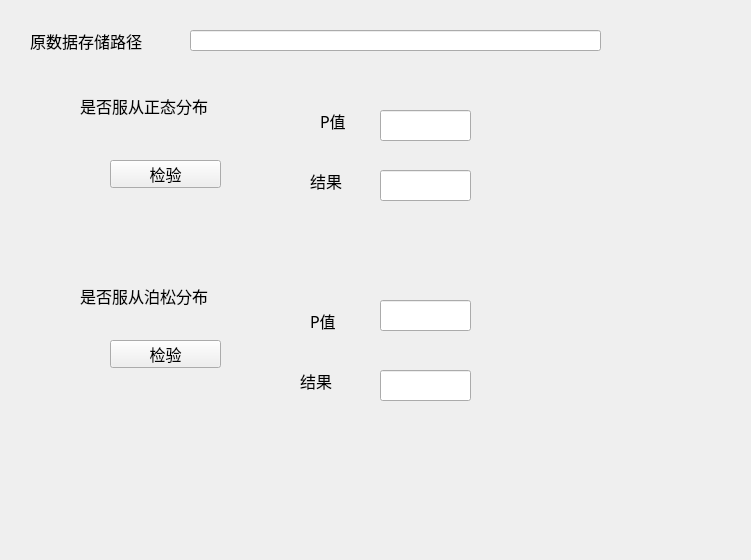
<?xml version="1.0" encoding="UTF-8"?>
<ui version="4.0">
 <class>FenbuhanshuNihe_Form</class>
 <widget class="QWidget" name="FenbuhanshuNihe_Form">
  <property name="geometry">
   <rect>
    <x>0</x>
    <y>0</y>
    <width>751</width>
    <height>560</height>
   </rect>
  </property>
  <property name="windowTitle">
   <string>分布函数拟合</string>
  </property>
  <widget class="QLabel" name="label">
   <property name="geometry">
    <rect>
     <x>30</x>
     <y>30</y>
     <width>141</width>
     <height>21</height>
    </rect>
   </property>
   <property name="font">
    <font>
     <family>Agency FB</family>
     <pointsize>12</pointsize>
    </font>
   </property>
   <property name="text">
    <string>原数据存储路径</string>
   </property>
  </widget>
  <widget class="QLineEdit" name="lineEdit">
   <property name="geometry">
    <rect>
     <x>190</x>
     <y>30</y>
     <width>411</width>
     <height>21</height>
    </rect>
   </property>
  </widget>
  <widget class="QWidget" name="widget" native="true">
   <property name="geometry">
    <rect>
     <x>60</x>
     <y>80</y>
     <width>531</width>
     <height>151</height>
    </rect>
   </property>
   <widget class="QPushButton" name="pushButton">
    <property name="geometry">
     <rect>
      <x>50</x>
      <y>80</y>
      <width>111</width>
      <height>28</height>
     </rect>
    </property>
    <property name="font">
     <font>
      <family>Agency FB</family>
      <pointsize>12</pointsize>
     </font>
    </property>
    <property name="text">
     <string>检验</string>
    </property>
   </widget>
   <widget class="QLabel" name="label_2">
    <property name="geometry">
     <rect>
      <x>20</x>
      <y>10</y>
      <width>171</width>
      <height>31</height>
     </rect>
    </property>
    <property name="font">
     <font>
      <family>Agency FB</family>
      <pointsize>12</pointsize>
     </font>
    </property>
    <property name="text">
     <string>是否服从正态分布</string>
    </property>
   </widget>
   <widget class="QLineEdit" name="lineEdit_2">
    <property name="geometry">
     <rect>
      <x>320</x>
      <y>30</y>
      <width>91</width>
      <height>31</height>
     </rect>
    </property>
   </widget>
   <widget class="QLineEdit" name="lineEdit_4">
    <property name="geometry">
     <rect>
      <x>320</x>
      <y>90</y>
      <width>91</width>
      <height>31</height>
     </rect>
    </property>
   </widget>
   <widget class="QLabel" name="label_4">
    <property name="geometry">
     <rect>
      <x>260</x>
      <y>30</y>
      <width>41</width>
      <height>21</height>
     </rect>
    </property>
    <property name="font">
     <font>
      <family>Agency FB</family>
      <pointsize>12</pointsize>
     </font>
    </property>
    <property name="text">
     <string>P值</string>
    </property>
   </widget>
   <widget class="QLabel" name="label_5">
    <property name="geometry">
     <rect>
      <x>250</x>
      <y>90</y>
      <width>51</width>
      <height>21</height>
     </rect>
    </property>
    <property name="font">
     <font>
      <family>Agency FB</family>
      <pointsize>12</pointsize>
     </font>
    </property>
    <property name="text">
     <string>结果</string>
    </property>
   </widget>
  </widget>
  <widget class="QWidget" name="widget_2" native="true">
   <property name="geometry">
    <rect>
     <x>60</x>
     <y>270</y>
     <width>531</width>
     <height>151</height>
    </rect>
   </property>
   <widget class="QPushButton" name="pushButton_2">
    <property name="geometry">
     <rect>
      <x>50</x>
      <y>70</y>
      <width>111</width>
      <height>28</height>
     </rect>
    </property>
    <property name="font">
     <font>
      <family>Agency FB</family>
      <pointsize>12</pointsize>
     </font>
    </property>
    <property name="text">
     <string>检验</string>
    </property>
   </widget>
   <widget class="QLabel" name="label_3">
    <property name="geometry">
     <rect>
      <x>20</x>
      <y>10</y>
      <width>171</width>
      <height>31</height>
     </rect>
    </property>
    <property name="font">
     <font>
      <family>Agency FB</family>
      <pointsize>12</pointsize>
     </font>
    </property>
    <property name="text">
     <string>是否服从泊松分布</string>
    </property>
   </widget>
   <widget class="QLineEdit" name="lineEdit_3">
    <property name="geometry">
     <rect>
      <x>320</x>
      <y>30</y>
      <width>91</width>
      <height>31</height>
     </rect>
    </property>
   </widget>
   <widget class="QLineEdit" name="lineEdit_5">
    <property name="geometry">
     <rect>
      <x>320</x>
      <y>100</y>
      <width>91</width>
      <height>31</height>
     </rect>
    </property>
   </widget>
   <widget class="QLabel" name="label_6">
    <property name="geometry">
     <rect>
      <x>250</x>
      <y>40</y>
      <width>41</width>
      <height>21</height>
     </rect>
    </property>
    <property name="font">
     <font>
      <family>Agency FB</family>
      <pointsize>12</pointsize>
     </font>
    </property>
    <property name="text">
     <string>P值</string>
    </property>
   </widget>
   <widget class="QLabel" name="label_7">
    <property name="geometry">
     <rect>
      <x>240</x>
      <y>100</y>
      <width>51</width>
      <height>21</height>
     </rect>
    </property>
    <property name="font">
     <font>
      <family>Agency FB</family>
      <pointsize>12</pointsize>
     </font>
    </property>
    <property name="text">
     <string>结果</string>
    </property>
   </widget>
  </widget>
 </widget>
 <resources/>
 <connections/>
</ui>
